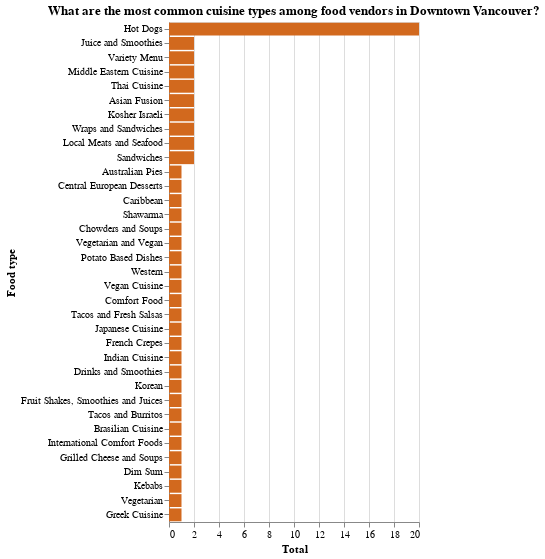

Notebook code cell kept with this figure:
### Markdown cell above
### Exploratory Data Analysis (EDA)

Given that we are interested in solely the classification power of the name, we will be taking a look more into the classes present into our training set.

First, we will take a look at the DESCRIPTION category distribution:

### Code cell
# Data visualization for EDA
# Code in this cell adapted from DSCI 351 Lecture 2 and 5 
# color names supported for the bar charts located at: https://www.w3schools.com/cssref/css_colors.php


plot1 = (alt.Chart(
    train_data,
    title="What are the most common cuisine types among food vendors in Downtown Vancouver?"
).mark_bar
    (color="chocolate").encode(
        x=alt.X("count()", title="Total"),
        y=alt.Y("DESCRIPTION:N", sort='-x', title="Food type")
    ).properties(
        width=250,
        height=500
    )
)

plot1

### Figure 1 — Vega-Lite specification as saved in the notebook (floating-point values rounded to 4 significant figures)
{"config": {"view": {"continuousWidth": 300, "continuousHeight": 300}}, "data": {"name": "data-33ca58128dc0b909cfefb7e8bec9811a"}, "mark": {"type": "bar", "color": "chocolate"}, "encoding": {"x": {"aggregate": "count", "title": "Total", "type": "quantitative"}, "y": {"field": "DESCRIPTION", "sort": "-x", "title": "Food type", "type": "nominal"}}, "height": 500, "title": "What are the most common cuisine types among food vendors in Downtown Vancouver?", "width": 250, "$schema": "https://vega.github.io/schema/vega-lite/v6.1.0.json", "datasets": {"data-33ca58128dc0b909cfefb7e8bec9811a": [{"BUSINESS_NAME": "Aussie Pie Guy", "DESCRIPTION": "Australian Pies", "is_hotdog": false}, {"BUSINESS_NAME": "", "DESCRIPTION": "Hot Dogs", "is_hotdog": true}, {"BUSINESS_NAME": "Japadog", "DESCRIPTION": "Hot Dogs", "is_hotdog": true}, {"BUSINESS_NAME": "The Juice Truck", "DESCRIPTION": "Juice and Smoothies", "is_hotdog": false}, {"BUSINESS_NAME": "The Praguery", "DESCRIPTION": "Central European Desserts", "is_hotdog": false}, {"BUSINESS_NAME": "The Reef", "DESCRIPTION": "Caribbean", "is_hotdog": false}, {"BUSINESS_NAME": "Mr. Shawarma", "DESCRIPTION": "Shawarma", "is_hotdog": false}, {"BUSINESS_NAME": "Holy Smokes", "DESCRIPTION": "Hot Dogs", "is_hotdog": true}, {"BUSINESS_NAME": "Crab Park Chowdery", "DESCRIPTION": "Chowders and Soups", "is_hotdog": false}, {"BUSINESS_NAME": "", "DESCRIPTION": "Hot Dogs", "is_hotdog": true}, {"BUSINESS_NAME": "The Juice Truck", "DESCRIPTION": "Juice and Smoothies", "is_hotdog": false}, {"BUSINESS_NAME": "Commissary Connect", "DESCRIPTION": "Variety Menu", "is_hotdog": false}, {"BUSINESS_NAME": "The Loving Hut", "DESCRIPTION": "Vegetarian and Vegan", "is_hotdog": false}, {"BUSINESS_NAME": "Ali's Hot Dogs", "DESCRIPTION": "Hot Dogs", "is_hotdog": true}, {"BUSINESS_NAME": "Potato Tornado", "DESCRIPTION": "Potato Based Dishes", "is_hotdog": false}, {"BUSINESS_NAME": "", "DESCRIPTION": "Hot Dogs", "is_hotdog": true}, {"BUSINESS_NAME": "", "DESCRIPTION": "Hot Dogs", "is_hotdog": true}, {"BUSINESS_NAME": "Van Dog", "DESCRIPTION": "Western", "is_hotdog": false}, {"BUSINESS_NAME": "Bandidas", "DESCRIPTION": "Vegan Cuisine", "is_hotdog": false}, {"BUSINESS_NAME": "Mr. Shawarma", "DESCRIPTION": "Middle Eastern Cuisine", "is_hotdog": false}, {"BUSINESS_NAME": "Suassy Thai", "DESCRIPTION": "Thai Cuisine", "is_hotdog": false}, {"BUSINESS_NAME": "", "DESCRIPTION": "Hot Dogs", "is_hotdog": true}, {"BUSINESS_NAME": "Roaming Dragon", "DESCRIPTION": "Asian Fusion", "is_hotdog": false}, {"BUSINESS_NAME": "", "DESCRIPTION": "Hot Dogs", "is_hotdog": true}, {"BUSINESS_NAME": "Van Dog", "DESCRIPTION": "Hot Dogs", "is_hotdog": true}, {"BUSINESS_NAME": "Gourmet Syndicate", "DESCRIPTION": "Comfort Food", "is_hotdog": false}, {"BUSINESS_NAME": "Mr. Tube Steak", "DESCRIPTION": "Hot Dogs", "is_hotdog": true}, {"BUSINESS_NAME": "La Bomba Taqueria", "DESCRIPTION": "Tacos and Fresh Salsas", "is_hotdog": false}, {"BUSINESS_NAME": "Actual Oden", "DESCRIPTION": "Japanese Cuisine", "is_hotdog": false}, {"BUSINESS_NAME": "Chou Chou Crepes", "DESCRIPTION": "French Crepes", "is_hotdog": false}, {"BUSINESS_NAME": "Soho Road Naan Kebab", "DESCRIPTION": "Indian Cuisine", "is_hotdog": false}, {"BUSINESS_NAME": "Super Thai", "DESCRIPTION": "Thai Cuisine", "is_hotdog": false}, {"BUSINESS_NAME": "Tandoori Tikka Dog", "DESCRIPTION": "Hot Dogs", "is_hotdog": true}, {"BUSINESS_NAME": "Mr. Camaron", "DESCRIPTION": "Drinks and Smoothies", "is_hotdog": false}, {"BUSINESS_NAME": "Marimba", "DESCRIPTION": "Middle Eastern Cuisine", "is_hotdog": false}, {"BUSINESS_NAME": "Disco Cheetah", "DESCRIPTION": "Korean", "is_hotdog": false}, {"BUSINESS_NAME": "Japadog", "DESCRIPTION": "Hot Dogs", "is_hotdog": true}, {"BUSINESS_NAME": "Commissary Connect", "DESCRIPTION": "Variety Menu", "is_hotdog": false}, {"BUSINESS_NAME": "Meet to Eat", "DESCRIPTION": "Kosher Israeli", "is_hotdog": false}, {"BUSINESS_NAME": "San Juan Family Farm", "DESCRIPTION": "Fruit Shakes, Smoothies and Juices", "is_hotdog": false}, {"BUSINESS_NAME": "Tacofino", "DESCRIPTION": "Tacos and Burritos", "is_hotdog": false}, {"BUSINESS_NAME": "Eat Chicken Wraps", "DESCRIPTION": "Wraps and Sandwiches", "is_hotdog": false}, {"BUSINESS_NAME": "Brasilian Roots", "DESCRIPTION": "Brasilian Cuisine", "is_hotdog": false}, {"BUSINESS_NAME": "", "DESCRIPTION": "Hot Dogs", "is_hotdog": true}, {"BUSINESS_NAME": "Roaming Dragon", "DESCRIPTION": "Asian Fusion", "is_hotdog": false}, {"BUSINESS_NAME": "", "DESCRIPTION": "Hot Dogs", "is_hotdog": true}, {"BUSINESS_NAME": "Fat Duck Mobile Eatery", "DESCRIPTION": "International Comfort Foods", "is_hotdog": false}, {"BUSINESS_NAME": "", "DESCRIPTION": "Hot Dogs", "is_hotdog": true}, {"BUSINESS_NAME": "Mum's Grilled Cheese Truck", "DESCRIPTION": "Grilled Cheese and Soups", "is_hotdog": false}, {"BUSINESS_NAME": "Dim Sum Express", "DESCRIPTION": "Dim Sum", "is_hotdog": false}, {"BUSINESS_NAME": "Sea Dogs", "DESCRIPTION": "Hot Dogs", "is_hotdog": true}, {"BUSINESS_NAME": "Cazba Express", "DESCRIPTION": "Kebabs", "is_hotdog": false}, {"BUSINESS_NAME": "Eat Chicken Wraps", "DESCRIPTION": "Wraps and Sandwiches", "is_hotdog": false}, {"BUSINESS_NAME": "Meet to Eat", "DESCRIPTION": "Kosher Israeli", "is_hotdog": false}, {"BUSINESS_NAME": "Chickpea", "DESCRIPTION": "Vegetarian", "is_hotdog": false}, {"BUSINESS_NAME": "Mac BBQ", "DESCRIPTION": "Hot Dogs", "is_hotdog": true}, {"BUSINESS_NAME": "Feastro The Rolling Bistro", "DESCRIPTION": "Local Meats and Seafood", "is_hotdog": false}, {"BUSINESS_NAME": "", "DESCRIPTION": "Hot Dogs", "is_hotdog": true}, {"BUSINESS_NAME": "Van Dog", "DESCRIPTION": "Hot Dogs", "is_hotdog": true}, {"BUSINESS_NAME": "Feastro - The Rolling Bistro", "DESCRIPTION": "Local Meats and Seafood", "is_hotdog": false}, {"BUSINESS_NAME": "Mr. Sandwich", "DESCRIPTION": "Sandwiches", "is_hotdog": false}, {"BUSINESS_NAME": "Cheesey Does It", "DESCRIPTION": "Sandwiches", "is_hotdog": false}, {"BUSINESS_NAME": "Didi's Greek", "DESCRIPTION": "Greek Cuisine", "is_hotdog": false}]}}
